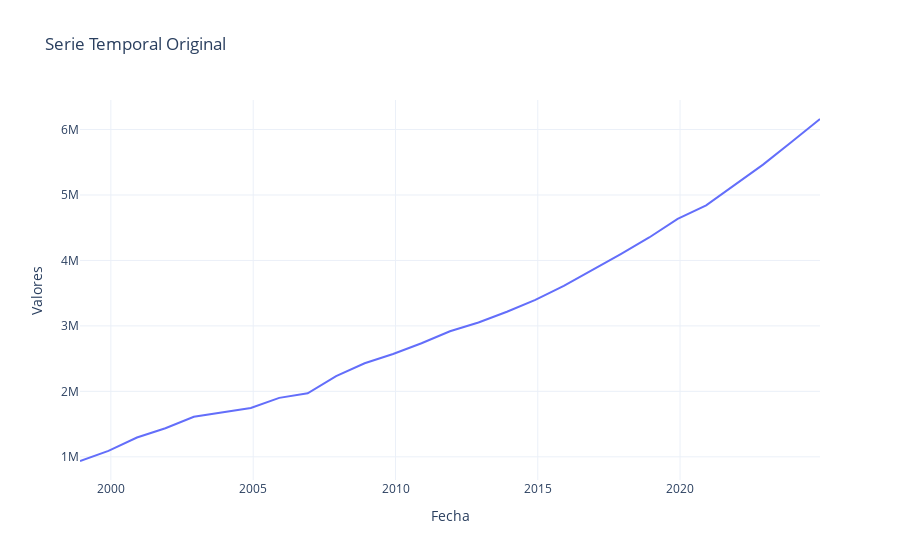

The notebook cell this image was saved under:
### Code cell
analisis_st.graficar_serie()

### Figure 1 — Plotly figure (JSON) as saved in the notebook; plotly's stock layout.template omitted (floating-point values rounded to 4 significant figures)
{"data": [{"hovertemplate": "Fecha=%{x}<br>Valores=%{y}<extra></extra>", "legendgroup": "", "line": {"color": "#636efa", "dash": "solid"}, "marker": {"symbol": "circle"}, "mode": "lines", "name": "", "orientation": "v", "showlegend": false, "type": "scatter", "x": ["1998-12-01T00:00:00", "1999-12-01T00:00:00", "2000-12-01T00:00:00", "2001-12-01T00:00:00", "2002-12-01T00:00:00", "2003-12-01T00:00:00", "2004-12-01T00:00:00", "2005-12-01T00:00:00", "2006-12-01T00:00:00", "2007-12-01T00:00:00", "2008-12-01T00:00:00", "2009-12-01T00:00:00", "2010-12-01T00:00:00", "2011-12-01T00:00:00", "2012-12-01T00:00:00", "2013-12-01T00:00:00", "2014-12-01T00:00:00", "2015-12-01T00:00:00", "2016-12-01T00:00:00", "2017-12-01T00:00:00", "2018-12-01T00:00:00", "2019-12-01T00:00:00", "2020-12-01T00:00:00", "2021-12-01T00:00:00", "2022-12-01T00:00:00", "2023-12-01T00:00:00", "2024-12-01T00:00:00"], "xaxis": "x", "y": [936083, 1090833, 1294998, 1436165, 1611023, 1680382, 1746756, 1900564, 1971011, 2234307, 2429562, 2570220, 2734740, 2917573, 3052686, 3215773, 3398662, 3612964, 3854038, 4097338, 4350884, 4634876, 4842367, 5152448, 5463996, 5810888, 6160988], "yaxis": "y"}], "layout": {"legend": {"tracegroupgap": 0}, "title": {"text": "Serie Temporal Original"}, "xaxis": {"anchor": "y", "domain": [0, 1], "title": {"text": "Fecha"}}, "yaxis": {"anchor": "x", "domain": [0, 1], "title": {"text": "Valores"}}}}
